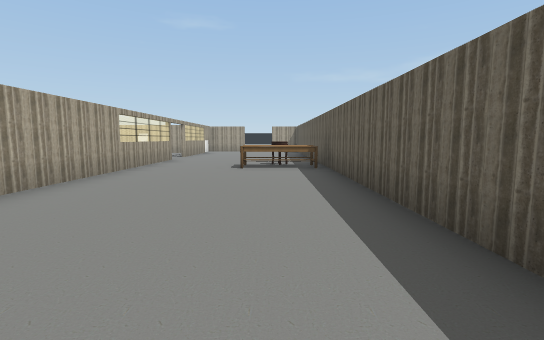
view 1 (above)

21 first-person views from a walk through a 3-D level made in the Unity game engine. The camera is 1.4 m above the floor, tilts 6° down and sees 85° across. The floor is counted in squares, 2 m on a side. Each view is taken from the middle of a square. On the plan, view 1 faces up. The plan holds only what a view shows up to about 10 squares ahead; the rest is blank. The place goes on beyond the plan. The player is left out. Door leaves are left out, so doorways stand open. Some surface patterns are stand-ins.

view 2
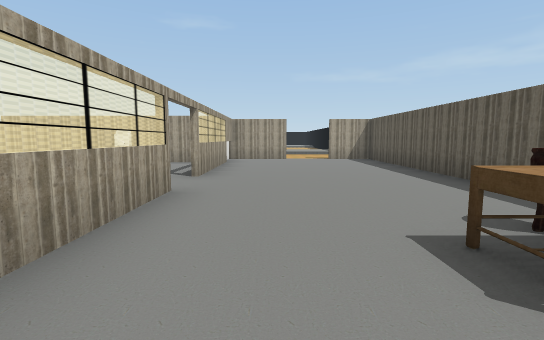

view 3
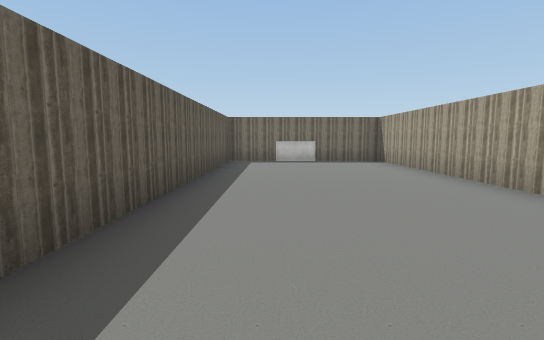

view 4
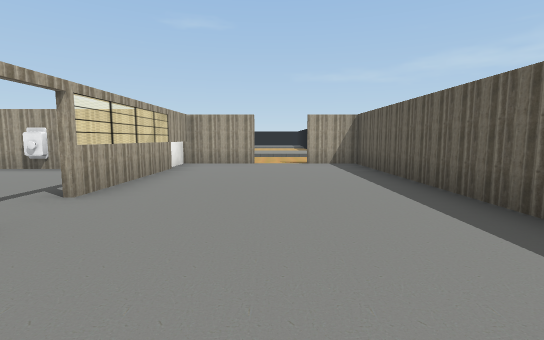

view 5
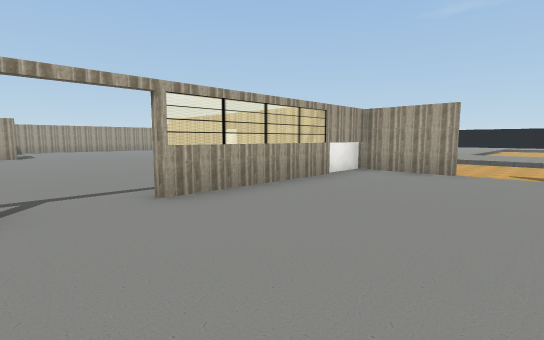

view 6
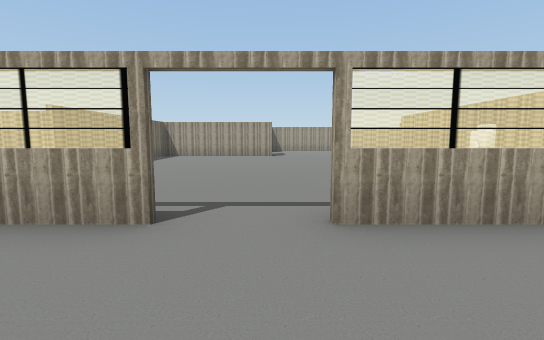

view 7
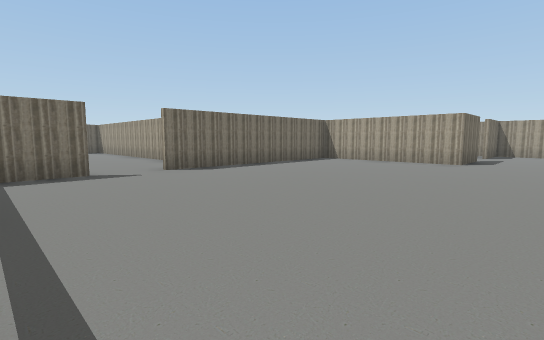

view 8
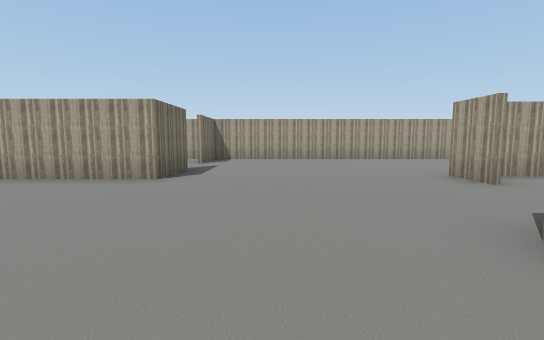

view 9
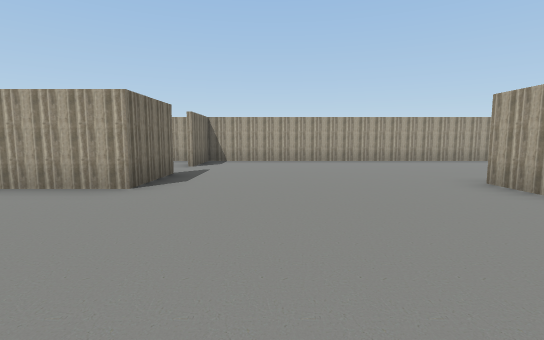

view 10
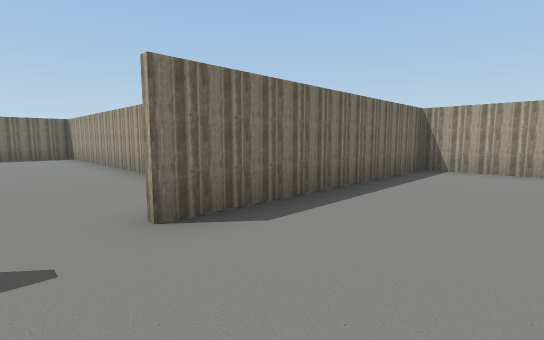

view 11
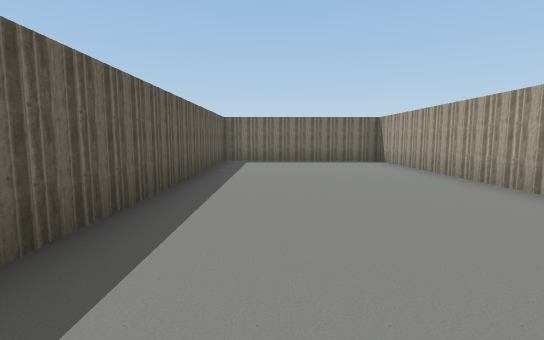

view 12
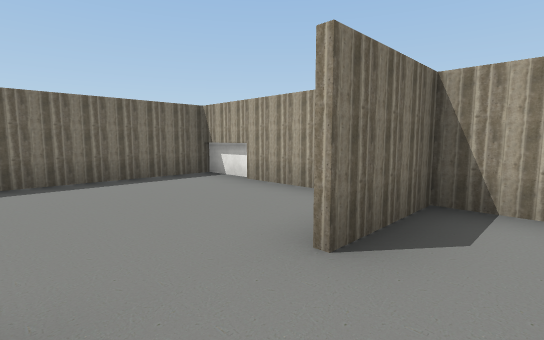

view 13
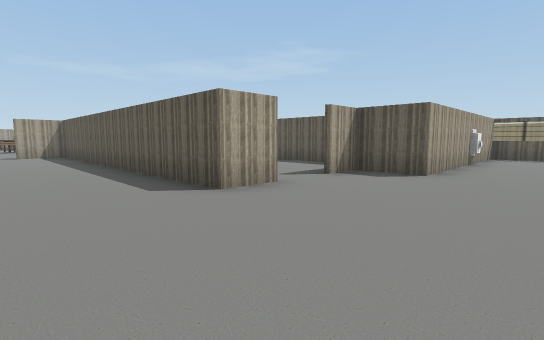

view 14
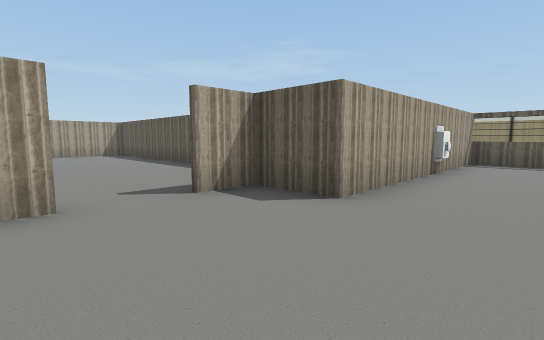

view 15
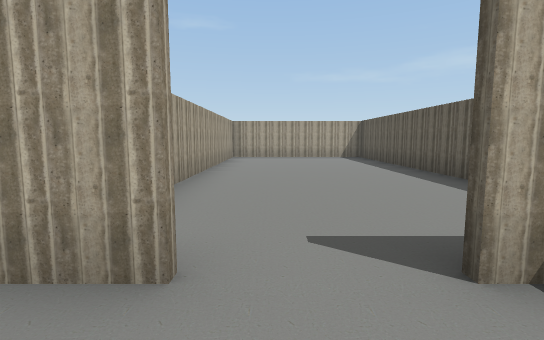

view 16
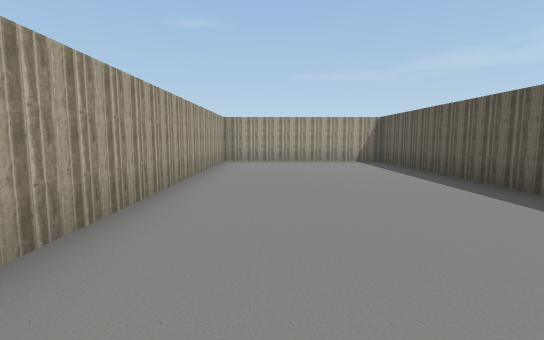

view 17
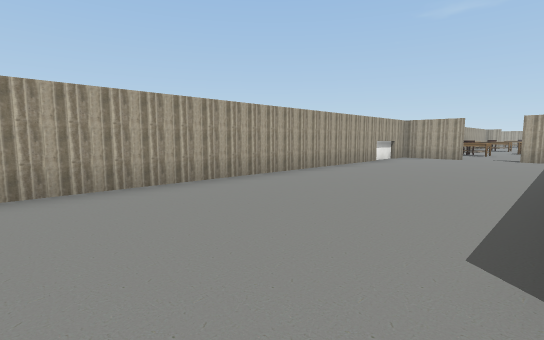

view 18
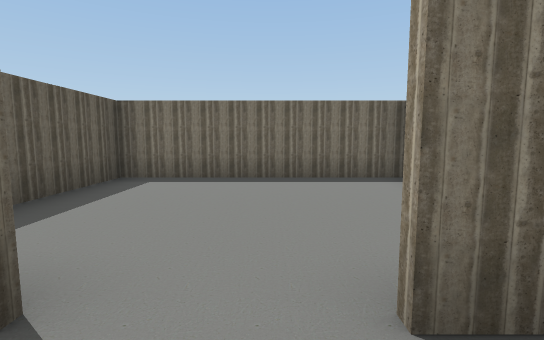

view 19
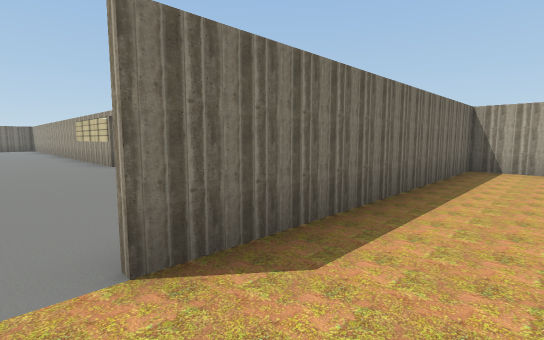

view 20
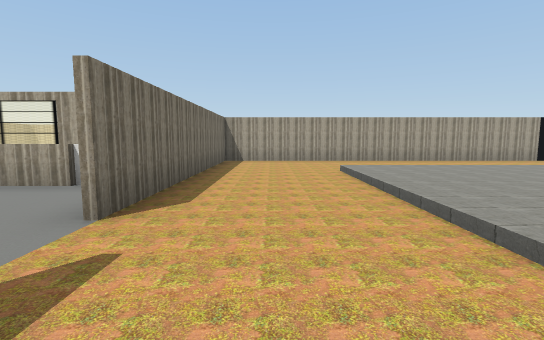

view 21
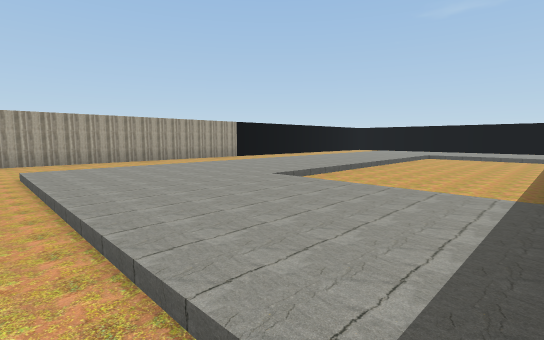

### Floor plan
Key: @ floor where view 1 was taken; # wall or solid block; . main floor; : floor 0.25 m higher than the main floor; D open door; = window, fence, low wall or low ledge; T table; O other object.
Columns run from 19 left of view 1 to 2 right of it. Each row starts with its distance up from view 1.
 26   #DD#....#.  :::....
 25 #....#....#.. :::....
 24 #....#....#.. :::....
 23 #....#....#.. :::....
 22 #....#....#.. :::::::
 21 #....#....#.. :::::::
 20 #....#....#...:::::::
 19 #....#....#..........
 18 #....#....#..........
 17 #....#....#.........
 16 #....##DD=======##DD##
 15 #........====O===....#
 14 #...............=....#
 13 #...............=....#
 12 #...............=....#
 11 ###DD##..............#
 10 #.....#.........=....#
  9 #.....#.........=....#
  8 #.....#.........=..TT
  7 #.....#...##DD##=..TT
  6 ########### DD. #....#
  5           #.....#....#
  4           #.....#....#
  3           #.....#....#
  2           #.....#....#
  1           #.....#....#
  0           #.....#..@.#
 -1           #.....#....#
 -2           #.....#....#
 -3           #.....#....#
 -4           ############

Where each view was taken, in squares from view 1:
view 1: 0 up, 0 right, facing up
view 2: 6 up, 2 left, facing up
view 3: 6 up, 0 right, facing down
view 4: 8 up, 1 left, facing up
view 5: 10 up, 0 right, facing up-left
view 6: 11 up, 1 left, facing left
view 7: 13 up, 4 left, facing down-left
view 8: 13 up, 8 left, facing left
view 9: 13 up, 9 left, facing left
view 10: 9 up, 6 left, facing down-left
view 11: 6 up, 5 left, facing down
view 12: 12 up, 15 left, facing down-left
view 13: 13 up, 16 left, facing up-right
view 14: 13 up, 13 left, facing up-right
view 15: 15 up, 12 left, facing up
view 16: 17 up, 12 left, facing up
view 17: 15 up, 14 left, facing up-left
view 18: 12 up, 16 left, facing down
view 19: 18 up, 1 left, facing down-left
view 20: 18 up, 1 right, facing left
view 21: 19 up, 1 right, facing up-left
